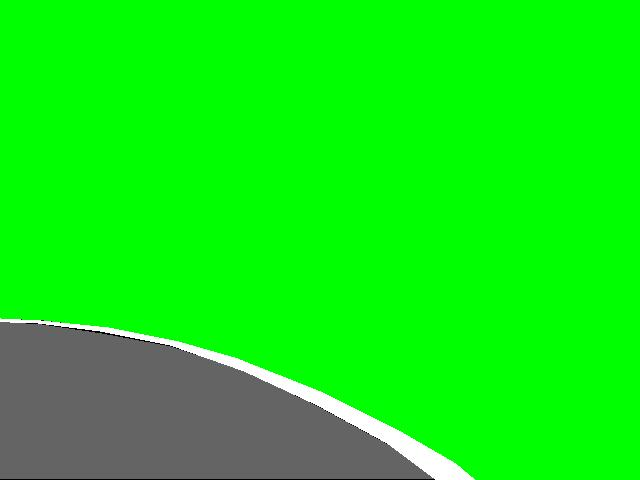
#> input picture TRAINING/data/masks/frame_000011_20260303_085334_440330.jpg, 640 x 480 px; its folder holds only this picture in this run
$ python convert_masks.py
#> lines starting #> are read from the running program, lines starting #| are printed output that depends on the picture
#> further down, mask_img is the input picture: PIL image 640x480 RGB; mean R, G, B 19.1, 231.5, 20
"""
Run this ONCE to convert your color .jpg masks → single-channel .png masks
that work with the new training script.

Before running:
    - data/masks/   has your color .jpg files  (input)

After running:
    - data/masks_single/   has new .png files  (output)
    - each pixel value = class number (0-4) instead of a color

Then point train.py --masks_dir data/masks_single
"""

import os
import numpy as np
from PIL import Image
from pathlib import Path

INPUT_DIR  = "data/masks"        # your current color .jpg masks
OUTPUT_DIR = "data/masks_single" # new single-channel .png masks

os.makedirs(OUTPUT_DIR, exist_ok=True)

# Reference class colors — closest-match approach (handles slight color variations)
CLASS_COLORS = np.array([
    [0,   255, 0  ],  # 0 background   → green
    [100, 100, 100],  # 1 road         → gray (your actual value)
    [255, 255, 255],  # 2 white lane   → white
    [255, 255, 0  ],  # 3 yellow lane  → yellow
    [0,   0,   255],  # 4 vehicle blue → yours
    [255, 0,   0  ],  # 5 vehicle red  → partner's (will be remapped to 4)
], dtype=np.float32)

def color_mask_to_single_channel(mask_img):
    """Convert color mask → 2D array of class indices (0-4)."""
    mask = np.array(mask_img.convert("RGB"), dtype=np.float32)
    H, W = mask.shape[:2]
#> H = 480; W = 640
    pixels = mask.reshape(-1, 3)

    # Find closest class color for each pixel
    diffs  = pixels[:, None, :] - CLASS_COLORS[None, :, :]
    dists  = np.sum(diffs ** 2, axis=-1)
    labels = np.argmin(dists, axis=-1)

    # Merge red vehicle (index 5) → same class as blue vehicle (index 4)
    labels[labels == 5] = 4

    return labels.reshape(H, W).astype(np.uint8)
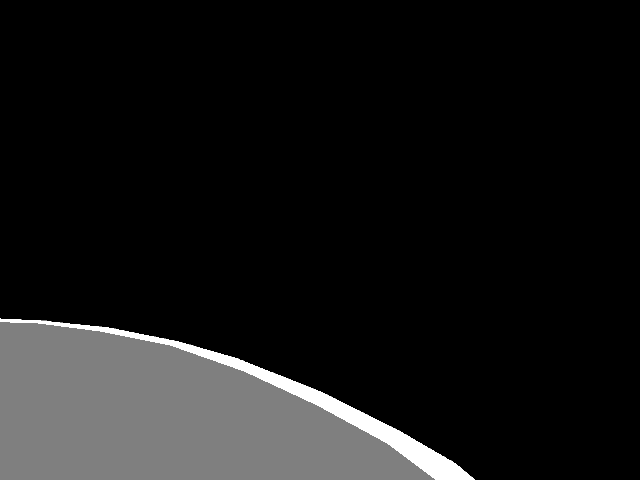
#> returned value: shape (480, 640); min 0, max 2, mean 0.184; drawn with min black and max white

mask_files = [f for f in os.listdir(INPUT_DIR) if f.endswith(".jpg")]
print(f"Found {len(mask_files)} mask files to convert...")

for i, filename in enumerate(mask_files):
    src_path = os.path.join(INPUT_DIR, filename)
    # Output filename: same stem but .png extension
    stem     = Path(filename).stem
    dst_path = os.path.join(OUTPUT_DIR, stem + ".png")

    mask_img   = Image.open(src_path)
    label_mask = color_mask_to_single_channel(mask_img)

    # Save as single-channel PNG (mode "L" = grayscale, values 0-255)
    Image.fromarray(label_mask, mode="L").save(dst_path)

    if (i + 1) % 50 == 0:
        print(f"  Converted {i+1}/{len(mask_files)}...")

print(f"\nDone! Converted {len(mask_files)} masks → data/masks_single/")
print("Verify one file looks right by running: python verify_conversion.py")

$ run again, on TRAINING/data/masks/frame_000017_20260304_034438_394411.jpg
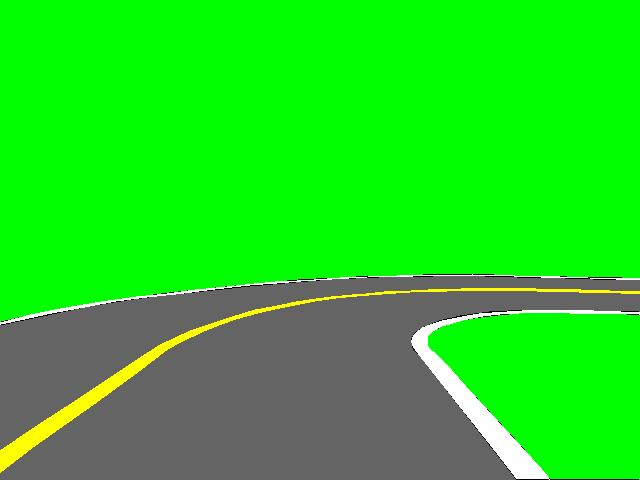
#> input picture TRAINING/data/masks/frame_000017_20260304_034438_394411.jpg, 640 x 480 px
#> mask_img is the input picture: PIL image 640x480 RGB; mean R, G, B 36.8, 210, 33.9
#> in color_mask_to_single_channel, `return labels.reshape(H, W).astype(np.uint8)`:
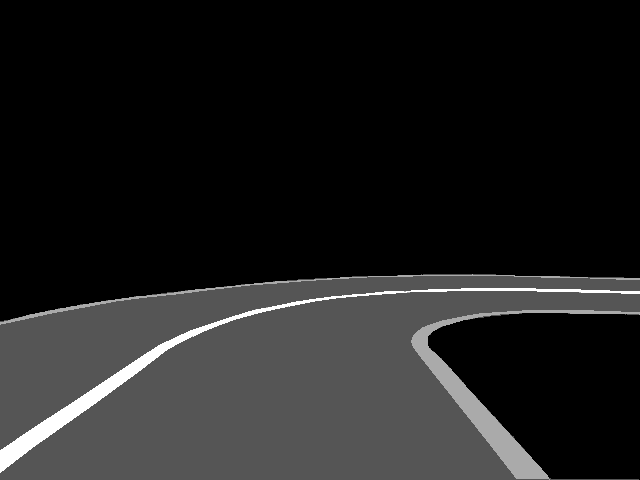
#> returned value: shape (480, 640); min 0, max 3, mean 0.367; drawn with min black and max white

$ run again, on TRAINING/data/masks/frame_000022_20260303_052516_114752.jpg
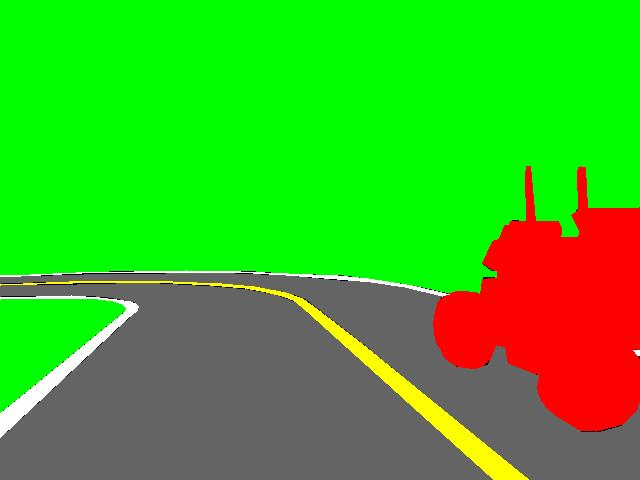
#> input picture TRAINING/data/masks/frame_000022_20260303_052516_114752.jpg, 640 x 480 px
#> mask_img is the input picture: PIL image 640x480 RGB; mean R, G, B 63.5, 182, 33.3
#> in color_mask_to_single_channel, `return labels.reshape(H, W).astype(np.uint8)`:
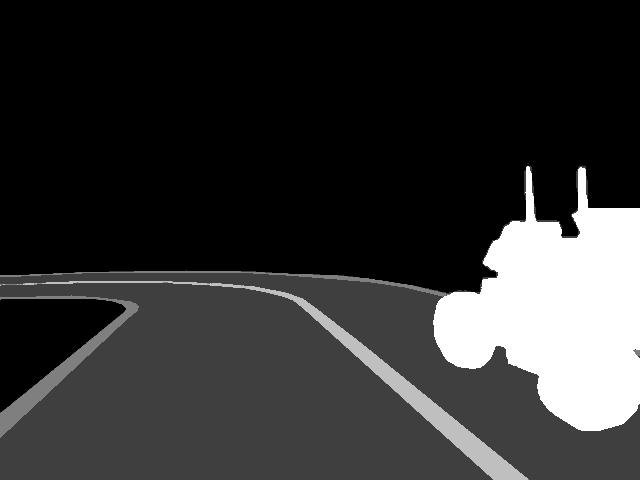
#> returned value: shape (480, 640); min 0, max 4, mean 0.791; drawn with min black and max white
